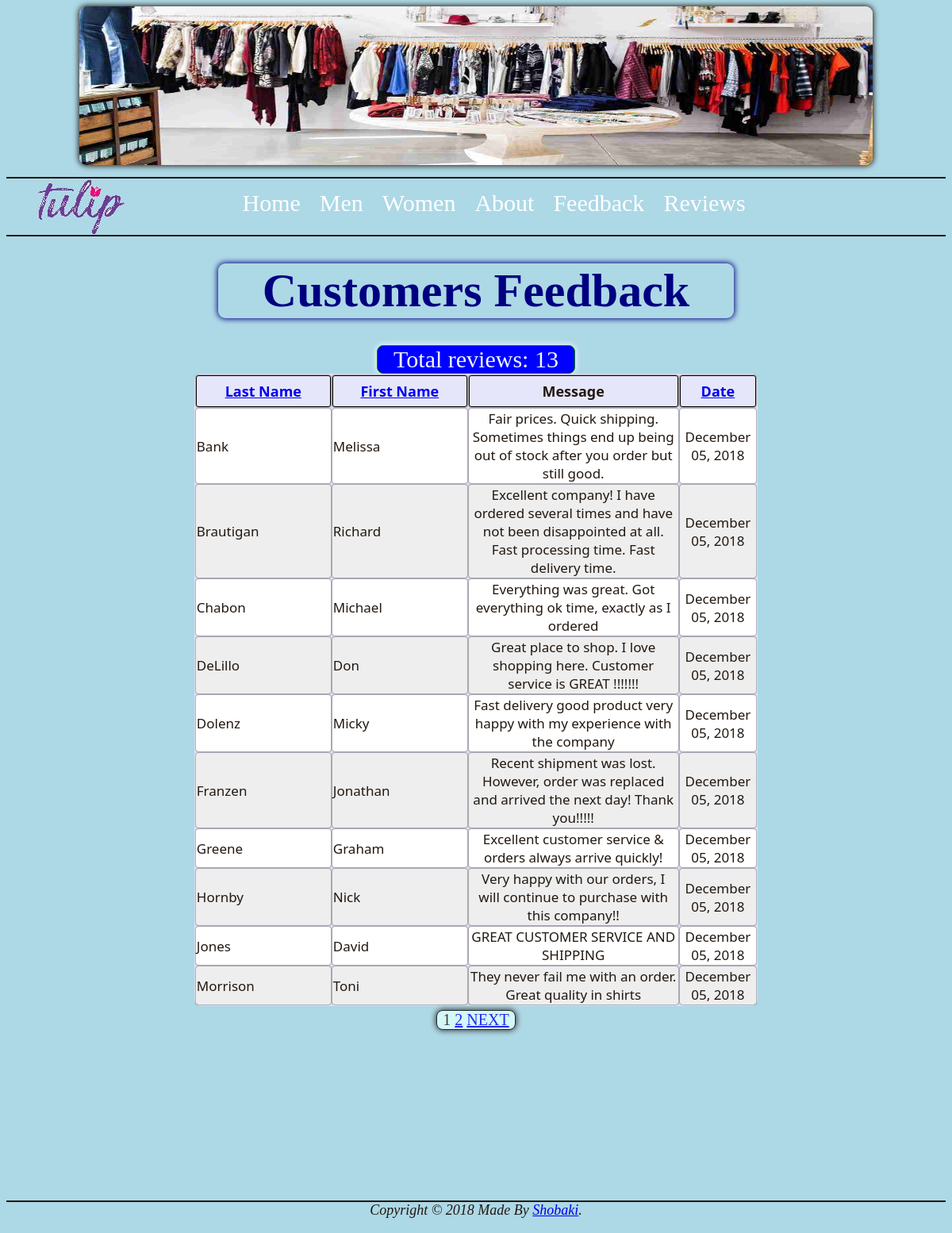
Screenshot of /view_contacts.php?sort=ln with the database file from the repository.
### tables this page shows
CREATE TABLE contacts 
(
id MEDIUMINT UNSIGNED NOT NULL AUTO_INCREMENT,
first_name VARCHAR(20) NOT NULL,
last_name VARCHAR(40) NOT NULL,
email VARCHAR(60) NOT NULL,
message VARCHAR(8000) NOT NULL,
contact_date DATETIME DEFAULT CURRENT_TIMESTAMP,
PRIMARY KEY (id)
);

### view_contacts.php (the view, shortened to what this page needs)
<!DOCTYPE html>
<html lang="en">
		<head>
			<link rel="stylesheet" href="css/tulip.css">
		</head>
		<body>
			<header>
				<img class="welcome" src="images/about1.jpeg" alt="Store Picture">
			</header>
			<nav>
				<ul>
					<li><div class="logo"></div>       </li>
					<li><a href="index.php">Home</a>   </li>
					<li><a href="men.php">Men</a>      </li>
					<li><a href="women.php">Women</a>      </li>
					<li><a href="about.php">About</a>      </li>
					<li><a href="contact.php">Feedback</a>      </li>
                    <li><a href="view_contacts.php">Reviews</a>      </li>
				</ul>
			</nav>
			<main>
                <br>
<?php
echo '<h1 id="feedback">Customers Feedback</h1>';
require('dbConnection.php');
$display = 10;
if (isset($_GET['p']) && is_numeric($_GET['p'])) {
	$pages = $_GET['p'];
} else {
	$q = "SELECT COUNT(id) FROM contacts";
	$r = @mysqli_query($conn, $q);
	$row = @mysqli_fetch_array($r, MYSQLI_NUM);
	$records = $row[0];
	if ($records > $display) {
		$pages = ceil ($records/$display);
	} else {
		$pages = 1;
	}
}
if (isset($_GET['s']) && is_numeric($_GET['s'])) {
	$start = $_GET['s'];
} else {
	$start = 0;
}
$sort = (isset($_GET['sort'])) ? $_GET['sort'] : 'cd';
switch ($sort) {
	case 'ln':
		$order_by = 'last_name ASC';
		break;
}
$q = "SELECT last_name, first_name, message, DATE_FORMAT(contact_date, '%M %d, %Y') AS dc, id FROM contacts ORDER BY $order_by LIMIT $start, $display";
$r = @mysqli_query($conn, $q);
                echo '<br>';
     $q1 = "SELECT COUNT(id) FROM contacts";
	$r1 = @mysqli_query($conn, $q1);
    $row1 = @mysqli_fetch_array($r1, MYSQLI_NUM);
   $records = $row1[0];
 echo '<p id="tr">Total reviews: '. $records . '</p>';
echo '<table width="60%">
<thead>
<tr>
	<th align="left"><strong><a href="view_contacts.php?sort=ln">Last Name</a></strong></th>
	<th align="left"><strong><a href="view_contacts.php?sort=fn">First Name</a></strong></th>
    <th align="center"><strong>Message</strong></th>
	<th align="left"><strong><a href="view_contacts.php?sort=cd">Date</a></strong></th>
</tr>
</thead>
<tbody>
';
$bg = '#eeeeee';
while ($row = mysqli_fetch_array($r, MYSQLI_ASSOC)) {
	$bg = ($bg=='#eeeeee' ? '#ffffff' : '#eeeeee');
		echo '<tr bgcolor="' . $bg . '">
		<td class="left">' . $row['last_name'] . '</td>
		<td class="left">' . $row['first_name'] . '</td>
        <td align="center">' . $row['message'] . '</td>
		<td align="center">' . $row['dc'] . '</td>
	</tr>
	';
}
echo '</tbody></table>';
if ($pages > 1) {
	echo '<p class="next">';
	$current_page = ($start/$display) + 1;
	for ($i = 1; $i <= $pages; $i++) {
		if ($i != $current_page) {
			echo '<a href="view_contacts.php?s=' . (($display * ($i - 1))) . '&p=' . $pages . '&sort=' . $sort . '">' . $i . '</a> ';
		} else {
			echo $i . ' ';
		}
	}
	if ($current_page != $pages) {
		echo '<a href="view_contacts.php?s=' . ($start + $display) . '&p=' . $pages . '&sort=' . $sort . '">Next</a>';
	}
	echo '</p>';
}
?>
</main><br><br><br><br>
				<footer>
				Copyright &copy 2018 Made By <a href="contact.php">Shobaki</a>.
			</footer>
		</body>
</html>

### css/tulip.css (style rules this page uses)
body { background-color: lightblue; color: #221811; font-family: Georgia, Times, Times New Roman, serif; font-size: 30px; }
header { padding-bottom:.5em; min-width: 800px; max-width: 1000px; margin-right:auto; margin-left: auto; }
h1 { text-align:center; font-family: Coronetscript, cursive; color: navy; border-radius: 9px; margin: auto; box-shadow: 0 0 7px 1px; }
#feedback { width:650px; }
.logo { background-color: lightblue; background-image: url(../images/logo.jpeg); background-repeat:no-repeat; width: 115px; height: 70px; float:left; margin-right:4.5em; margin-top: 1px; }
.welcome { width: 1000px; height: 200px; background: url(../images/welcome1.jpg); background-repeat: no-repeat; display:block; }
img { border-radius: 9px; box-shadow: 0 0 7px 1px; }
ul { list-style-type: none; margin: 0; padding-left: 3%; overflow: hidden; background-color: lightblue; border-bottom: 2px solid #221811; border-top: 2px solid #221811; }
li { float: left; }
li a { display: block; color: white; text-align: center; padding: 14px 12px; text-decoration: none; border-radius: 5px; }
footer { margin-top:5%; text-align: center; font-size: .60em; font-style: italic; padding-bottom: 10px; border-top: 2px solid #221811; }
* { box-sizing: border-box; }
.products td, th { text-align:center; padding: 10px; border: 1px solid black; }
table { border-radius: 8px; margin:auto; font-family: "Lucida Sans Unicode", "Lucida Grande", "Segoe Ui"; font-size: 12px; background-color: lavender; }
.next { font-family:Gorgia; text-align: center; text-transform: uppercase; font-size: 20px; border: 1px black solid; border-radius: 8px; box-shadow: 0 0 7px 1px; width:100px; background-color: lightcyan; opacity: .8; margin:auto; margin-top: 5px; margin-bottom: 20px; }
#tr { text-align: center; border:1px green solid; width:250px; margin: auto; background-color: blue; box-shadow: 0 0 7px 1px; border-radius: 8px; color: aliceblue; }
td { border-radius: 3px; font-size: 17px; box-shadow: 0 0 2px 0; }
th { border-radius: 3px; box-shadow: 0 0 2px 0; border: 1px solid black; padding: 7px 17px; font-size: 18px; }
.left { width:10em; }

### view_contacts.php (style rules this page uses)
p { text-align:center; max-width:80%; margin:auto; }

### rows the page displays
contacts: last_name "Bank", first_name "Melissa", message "Fair prices. Quick shipping. Sometimes things end up being out of stock after you order but still good.", dc "December 05, 2018"
contacts: last_name "Brautigan", first_name "Richard", message "Excellent company! I have ordered several times and have not been disappointed at all. Fast processing time. Fast delivery time.", dc "December 05, 2018"
contacts: last_name "Chabon", first_name "Michael", message "Everything was great. Got everything ok time, exactly as I ordered", dc "December 05, 2018"
contacts: last_name "DeLillo", first_name "Don", message "Great place to shop. I love shopping here. Customer service is GREAT !!!!!!!", dc "December 05, 2018"
contacts: last_name "Dolenz", first_name "Micky", message "Fast delivery good product very happy with my experience with the company", dc "December 05, 2018"
contacts: last_name "Franzen", first_name "Jonathan", message "Recent shipment was lost. However, order was replaced and arrived the next day! Thank you!!!!!", dc "December 05, 2018"
contacts: last_name "Greene", first_name "Graham", message "Excellent customer service & orders always arrive quickly!", dc "December 05, 2018"
contacts: last_name "Hornby", first_name "Nick", message "Very happy with our orders, I will continue to purchase with this company!!", dc "December 05, 2018"
contacts: last_name "Jones", first_name "David", message "GREAT CUSTOMER SERVICE AND SHIPPING", dc "December 05, 2018"
contacts: last_name "Morrison", first_name "Toni", message "They never fail me with an order. Great quality in shirts", dc "December 05, 2018"

### other values shown
$records "13"
